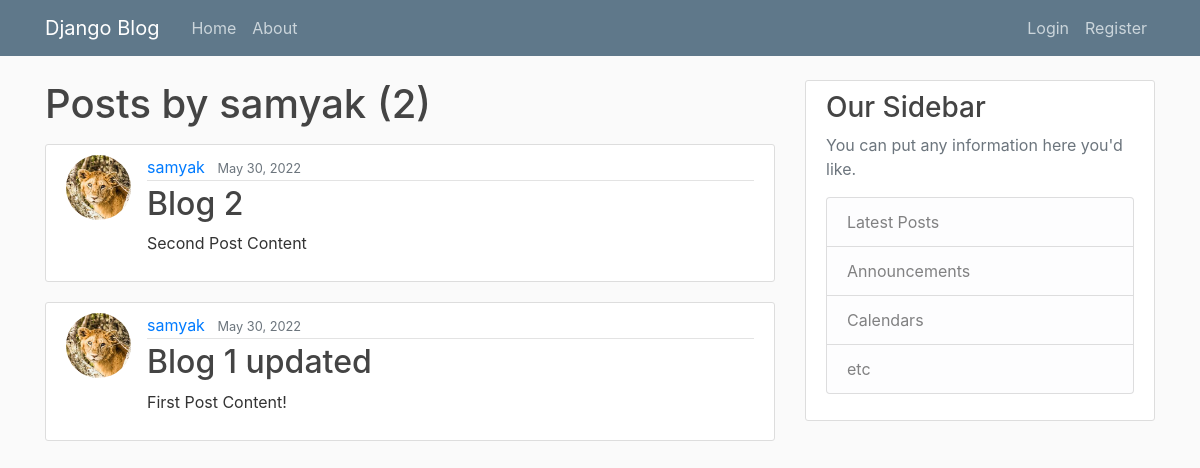
The page /user/samyak on the database as committed earlier.
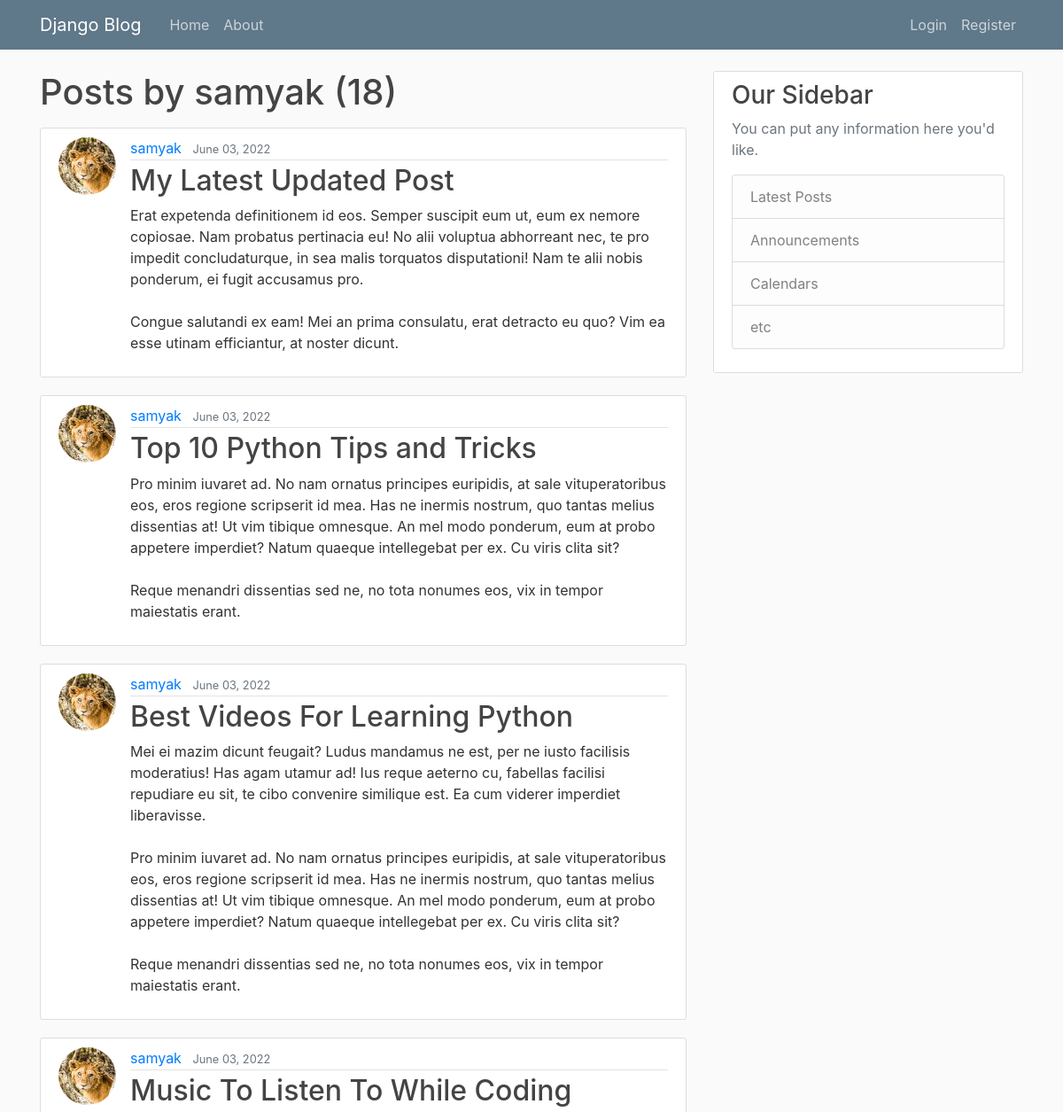
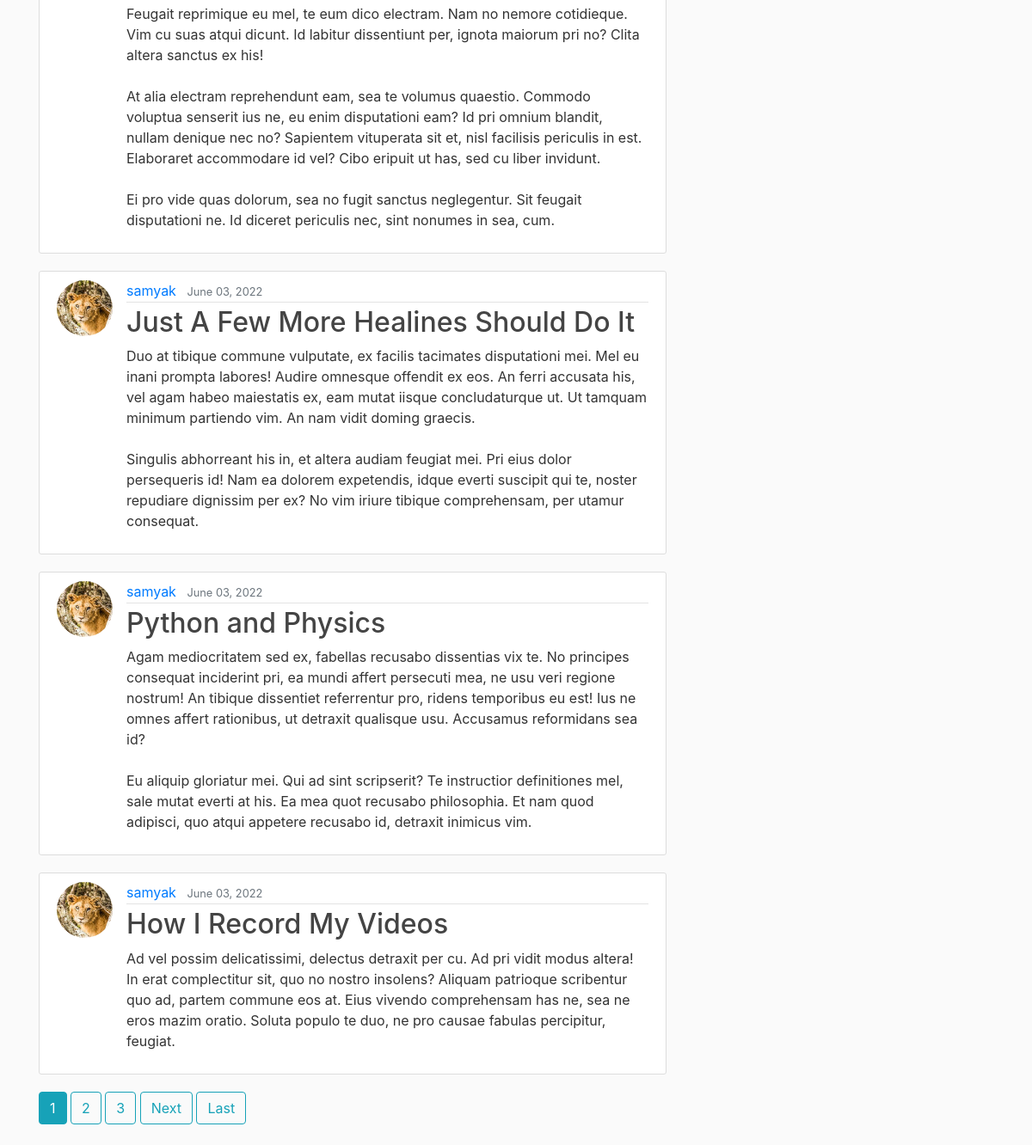
The same page on the database as committed later (2 pictures, top to bottom).
### blog/models.py (models this page shows, shortened)
class Post(models.Model):
    title = models.CharField(max_length=100)
    content = models.TextField()
    date_posted = models.DateTimeField(default=timezone.now)
    author = models.ForeignKey(User,on_delete=models.CASCADE)

### users/models.py (models this page shows, shortened)
class Profile(models.Model):
    user = models.OneToOneField(User,on_delete=models.CASCADE)
    image = models.ImageField(default='default.jpeg',upload_to='profile_pics')

### blog/views.py (the view)
# urls.py: path('user/<str:username>',UserPostListView.as_view(), name = 'user-posts'),
class UserPostListView(ListView):
    model = Post
    template_name = 'blog/user_posts.html'
    context_object_name = 'posts'
    paginate_by = 7
    def get_queryset(self):
        user = get_object_or_404(User,username= self.kwargs.get('username'))     #pick up username from url
        return Post.objects.filter(author=user).order_by('-date_posted')

### blog/templates/blog/user_posts.html (shortened to what this page needs)
{% extends "blog/base.html" %}
{% block content %}
    <h1 class="mb-3">Posts by {{ view.kwargs.username }} ({{ page_obj.paginator.count }})</h1>
    {% for post in posts %}
        <article class="media content-section">
            <img class="rounded-circle article-img" src="{{ post.author.profile.image.url }}" alt="">
            <div class="media-body">
            <div class="article-metadata">
                <a class="mr-2" href="{% url 'user-posts' post.author.username %}">{{ post.author }}</a>
                <small class="text-muted">{{ post.date_posted|date:"F d, Y" }}</small>
            </div>
            <h2><a class="article-title" href="{% url 'post-detail' post.id %}">{{ post.title }}</a></h2>
            <p class="article-content">{{ post.content }}</p>
            </div>
        </article>
    {% endfor %}
    {% if is_paginated %}
        {% for num in page_obj.paginator.page_range %}
            {% if page_obj.number == num %}
                <a class="btn btn-info mb-4" href="?page={{ num }}">{{ num }}</a>
            {% elif num > page_obj.number|add:'-3' and num < page_obj.number|add:'3' %}
                <a class="btn btn-outline-info mb-4" href="?page={{ num }}">{{ num }}</a>
            {% endif %}
        {% endfor %}
        {% if page_obj.has_next %}
            <a class="btn btn-outline-info mb-4" href="?page={{ page_obj.next_page_number }}">Next</a>
            <a class="btn btn-outline-info mb-4" href="?page={{ page_obj.paginator.num_pages }}">Last</a>
        {% endif %}
    {% endif %}
{% endblock content %}

Rows that differ between the two databases and show on the page:
no longer on this page (row edited): Post: author.profile.image (picture), author "samyak", date_posted "May 30, 2022", title "Blog 2", content "Second Post Content"
no longer on this page (row unchanged): Post: author.profile.image (picture), author "samyak", date_posted "May 30, 2022", title "Blog 1 updated", content "First Post Content!"
added Post: author.profile.image (picture), author "samyak", date_posted "June 03, 2022", title "My Latest Updated Post", content "Erat expetenda definitionem id eos. Semper suscipit eum ut, eum ex nemore copiosae. Nam probatus pertinacia eu! No alii voluptua abhorreant nec, te pro impedit concludaturque, in sea malis torquatos disputationi! Nam te alii nobis ponderum, ei fugit accusamus pro. Congue salutandi ex eam! Mei an prima consulatu, erat detracto eu quo? Vim ea esse utinam efficiantur, at noster dicunt."
added Post: author.profile.image (picture), author "samyak", date_posted "June 03, 2022", title "Top 10 Python Tips and Tricks", content "Pro minim iuvaret ad. No nam ornatus principes euripidis, at sale vituperatoribus eos, eros regione scripserit id mea. Has ne inermis nostrum, quo tantas melius dissentias at! Ut vim tibique omnesque. An mel modo ponderum, eum at probo appetere imperdiet? Natum quaeque intellegebat per ex. Cu viris clita sit? Reque menandri dissentias sed ne, no tota nonumes eos, vix in tempor maiestatis erant."
added Post: author.profile.image (picture), author "samyak", date_posted "June 03, 2022", title "Best Videos For Learning Python", content "Mei ei mazim dicunt feugait? Ludus mandamus ne est, per ne iusto facilisis moderatius! Has agam utamur ad! Ius reque aeterno cu, fabellas facilisi repudiare eu sit, te cibo convenire similique est. Ea cum viderer imperdiet liberavisse. Pro minim iuvaret ad. No nam ornatus principes euripidis, at sale vituperatoribus eos, eros regione scripserit id mea. Has ne inermis nostrum, quo tantas melius dissentias at! Ut vim tibique omnesque. An mel modo ponderum, eum at probo appetere imperdiet? Natum quaeque intellegebat per ex. Cu viris clita sit? Reque menandri dissentias sed ne, no tota nonumes eos, vix in tempor maiestatis erant."
added Post: author.profile.image (picture), author "samyak", date_posted "June 03, 2022", title "Music To Listen To While Coding", content "Feugait reprimique eu mel, te eum dico electram. Nam no nemore cotidieque. Vim cu suas atqui dicunt. Id labitur dissentiunt per, ignota maiorum pri no? Clita altera sanctus ex his! At alia electram reprehendunt eam, sea te volumus quaestio. Commodo voluptua senserit ius ne, eu enim disputationi eam? Id pri omnium blandit, nullam denique nec no? Sapientem vituperata sit et, nisl facilisis periculis in est. Elaboraret accommodare id vel? Cibo eripuit ut has, sed cu liber invidunt. Ei pro vide quas dolorum, sea no fugit sanctus neglegentur. Sit feugait disputationi ne. Id diceret periculis nec, sint nonumes in sea, cum."
added Post: author.profile.image (picture), author "samyak", date_posted "June 03, 2022", title "Just A Few More Healines Should Do It", content "Duo at tibique commune vulputate, ex facilis tacimates disputationi mei. Mel eu inani prompta labores! Audire omnesque offendit ex eos. An ferri accusata his, vel agam habeo maiestatis ex, eam mutat iisque concludaturque ut. Ut tamquam minimum partiendo vim. An nam vidit doming graecis. Singulis abhorreant his in, et altera audiam feugiat mei. Pri eius dolor persequeris id! Nam ea dolorem expetendis, idque everti suscipit qui te, noster repudiare dignissim per ex? No vim iriure tibique comprehensam, per utamur consequat."
added Post: author.profile.image (picture), author "samyak", date_posted "June 03, 2022", title "Python and Physics", content "Agam mediocritatem sed ex, fabellas recusabo dissentias vix te. No principes consequat inciderint pri, ea mundi affert persecuti mea, ne usu veri regione nostrum! An tibique dissentiet referrentur pro, ridens temporibus eu est! Ius ne omnes affert rationibus, ut detraxit qualisque usu. Accusamus reformidans sea id? Eu aliquip gloriatur mei. Qui ad sint scripserit? Te instructior definitiones mel, sale mutat everti at his. Ea mea quot recusabo philosophia. Et nam quod adipisci, quo atqui appetere recusabo id, detraxit inimicus vim."
added Post: author.profile.image (picture), author "samyak", date_posted "June 03, 2022", title "How I Record My Videos", content "Ad vel possim delicatissimi, delectus detraxit per cu. Ad pri vidit modus altera! In erat complectitur sit, quo no nostro insolens? Aliquam patrioque scribentur quo ad, partem commune eos at. Eius vivendo comprehensam has ne, sea ne eros mazim oratio. Soluta populo te duo, ne pro causae fabulas percipitur, feugiat."
Other text that changed with them:
{{ page_obj.paginator.count }}: "2" → "18"
new list line: "1"
new list line: "2"
new list line: "3"
text now shown: "Next Last"
